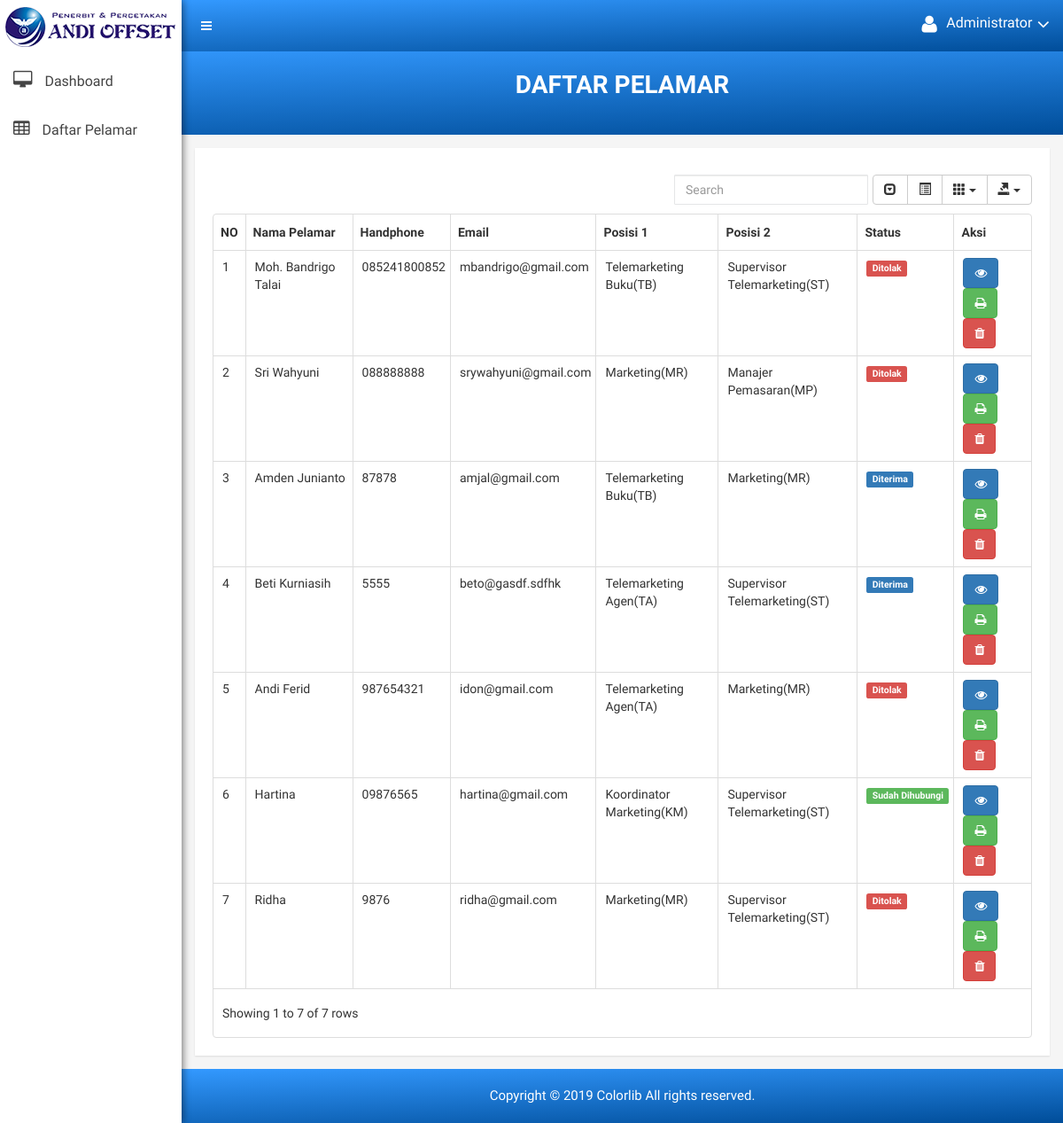
Page /admin/data-pelamar.php on the committed database.
### tables this page shows
CREATE TABLE `data_lamaran` (
  `id_lamaran` int(10) UNSIGNED NOT NULL,
  `id_pelamar` int(10) UNSIGNED NOT NULL,
  `posisi1` varchar(100) NOT NULL,
  `posisi2` varchar(100) NOT NULL,
  `penempatan` varchar(100) NOT NULL,
  `gaji` varchar(20) NOT NULL,
  `kekurangan` text NOT NULL,
  `kelebihan` text NOT NULL,
  `bisa_kendaraan` char(6) NOT NULL,
  `punya_sim` char(10) NOT NULL,
  `upload_sim` varchar(100) NOT NULL,
  `info_lowongan` varchar(100) DEFAULT NULL,
  `kenalan` varchar(100) DEFAULT NULL,
  `pekerjaan_sampingan` char(6) DEFAULT NULL,
  `nama_usaha` varchar(100) DEFAULT NULL,
  `tahun_mulai` year(4) DEFAULT NULL,
  `posisi_sampingan` varchar(100) DEFAULT NULL,
  `bidang_sampingan` varchar(100) DEFAULT NULL,
  `terlibat_kejahatan` char(6) NOT NULL,
  `upload_skck` varchar(100) NOT NULL,
  `kebiasaan_disukai` varchar(100) NOT NULL,
  `mulai_kerja` varchar(100) NOT NULL,
  `keperluan_mendesak` varchar(100) DEFAULT NULL,
  `moody` char(6) DEFAULT NULL,
  `pengalaman_hidup` text
);

CREATE TABLE `data_pribadi` (
  `id_pelamar` int(11) UNSIGNED NOT NULL,
  `nama_pelamar` varchar(100) NOT NULL,
  `tempat_lahir` varchar(100) NOT NULL,
  `tgl_lahir` date NOT NULL,
  `jenis_kelamin` char(2) NOT NULL,
  `alamat_ktp` text NOT NULL,
  `alamat_domisili` text NOT NULL,
  `no_handphone` varchar(20) NOT NULL,
  `email` varchar(100) NOT NULL,
  `status_lamaran` varchar(20) NOT NULL DEFAULT 'Belum Dihubungi'
);

### config/base-url.php (called while the page is built)
<?php
	$baseUrl = 'http://localhost/andi_offset/'
?>

### admin/data-pelamar.php (the view, shortened to what this page needs)
<?php
include('../config/config.php');
include('../config/base-url.php');
$query  = "SELECT * FROM data_pribadi dp INNER JOIN data_lamaran dl WHERE dp.id_pelamar = dl.id_pelamar";
$hasil = mysqli_query($db, $query);
?>
<!doctype html>
<html class="no-js" lang="en">
<head>
      <link rel="stylesheet" href="css/bootstrap.min.css">
      <link rel="stylesheet" href="css/font-awesome.min.css">
      <link rel="stylesheet" href="css/owl.carousel.css">
      <link rel="stylesheet" href="css/owl.theme.css">
      <link rel="stylesheet" href="css/owl.transitions.css">
      <link rel="stylesheet" href="css/animate.css">
      <link rel="stylesheet" href="css/normalize.css">
      <link rel="stylesheet" href="css/meanmenu.min.css">
      <link rel="stylesheet" href="css/main.css">
      <link rel="stylesheet" href="css/morrisjs/morris.css">
      <link rel="stylesheet" href="css/scrollbar/jquery.mCustomScrollbar.min.css">
      <link rel="stylesheet" href="css/metisMenu/metisMenu.min.css">
      <link rel="stylesheet" href="css/metisMenu/metisMenu-vertical.css">
      <link rel="stylesheet" href="css/calendar/fullcalendar.min.css">
      <link rel="stylesheet" href="css/calendar/fullcalendar.print.min.css">
      <link rel="stylesheet" href="css/editor/select2.css">
      <link rel="stylesheet" href="css/editor/datetimepicker.css">
      <link rel="stylesheet" href="css/editor/bootstrap-editable.css">
      <link rel="stylesheet" href="css/editor/x-editor-style.css">
      <link rel="stylesheet" href="css/data-table/bootstrap-table.css">
      <link rel="stylesheet" href="css/data-table/bootstrap-editable.css">
        <link rel="stylesheet" href="css/modals.css">
      <link rel="stylesheet" href="css/style.css">
      <link rel="stylesheet" href="css/responsive.css">
  </head>
  <body>
        <div class="left-sidebar-pro">
            <nav id="sidebar" class="">
                <div class="sidebar-header">
                    <a href="#"><img class="main-logo" src="img/logoandi.png" alt="" /></a>
                </div>
                <div class="left-custom-menu-adp-wrap comment-scrollbar">
                    <nav class="sidebar-nav left-sidebar-menu-pro">
                        <ul class="metismenu" id="menu1">
                            <li>
                                <a href="<?= $baseUrl ?>/admin"><i class="fa big-icon fa-desktop icon-wrap"></i>
                                  <span class="mini-click-non">Dashboard</span>
                              </a>
                          </li>
                          <li>
                            <a href="<?= $baseUrl ?>admin/data-pelamar.php" aria-hidden="true"><i class="fa big-icon fa-table icon-wrap"></i>
                                <span class="mini-click-non">Daftar Pelamar</span>
                            </a>
                        </li>
                    </ul>
                </nav>
            </div>
        </nav>
    </div>
    <div class="all-content-wrapper">
        <div class="container-fluid">
            <div class="row">
                <div class="col-lg-12 col-md-12 col-sm-12 col-xs-12">
                    <div class="logo-pro">
                        <a href="index.html"><img class="main-logo" src="img/logo/logo.png" alt="" /></a>
                    </div>
                </div>
            </div>
        </div>
        <div class="header-advance-area">
            <div class="header-top-area">
                <div class="container-fluid">
                    <div class="row">
                        <div class="col-lg-12 col-md-12 col-sm-12 col-xs-12">
                            <div class="header-top-wraper">
                                <div class="row">
                                    <div class="col-lg-1 col-md-0 col-sm-1 col-xs-12">
                                        <div class="menu-switcher-pro">
                                            <button type="button" id="sidebarCollapse" class="btn bar-button-pro header-drl-controller-btn btn-info navbar-btn">
                                               <i class="fa fa-bars"></i>
                                           </button>
                                       </div>
                                   </div>
                                   <div class="col-lg-5 col-md-5 col-sm-12 col-xs-12">
                                    <div class="header-right-info">
                                        <ul class="nav navbar-nav mai-top-nav header-right-menu">
                                            <li class="nav-item">
                                                <a href="#" data-toggle="dropdown" role="button" aria-expanded="false" class="nav-link dropdown-toggle">
                                                 <i class="fa fa-user adminpro-user-rounded header-riht-inf" aria-hidden="true"></i>
                                                 <span class="admin-name">Administrator</span>
                                                 <i class="fa fa-angle-down adminpro-icon adminpro-down-arrow"></i>
                                             </a>
                                        </li>
                                    </ul>
                                </div>
                            </div>
                        </div>
                    </div>
                </div>
            </div>
        </div>
    </div>
    <div class="breadcome-area">
        <div class="container-fluid">
            <div class="row">
                <div class="col-lg-12 col-md-12 col-sm-12 col-xs-12">
                    <div class="breadcome-list single-page-breadcome">
                        <div class="row">
                            <div class="col-lg-12 col-md-12 col-sm-12 col-xs-12">
                                <h1 style="color:white; text-align: center;">DAFTAR PELAMAR</h1>
                            </div>
                        </div>
                    </div>
                </div>
            </div>
        </div>
    </div>
</div>
<div class="data-table-area mg-tb-15" style="min-height: 450px">
    <div class="container-fluid">
        <div class="row">
            <div class="col-lg-12 col-md-12 col-sm-12 col-xs-12">
                <div class="sparkline13-list">
                    <div class="sparkline13-graph">
                        <div class="datatable-dashv1-list custom-datatable-overright">
                            <table id="table" data-toggle="table" data-pagination="true" data-search="true" data-show-columns="true" data-show-pagination-switch="true" data-key-events="true" data-show-toggle="true" data-resizable="true" data-cookie="true"
                            data-cookie-id-table="saveId" data-show-export="true" data-click-to-select="true" data-toolbar="#toolbar">
                            <thead>
                                <tr>
                                    <th data-field="id">NO</th>
                                    <th data-field="name">Nama Pelamar</th>
                                    <th data-field="hp">Handphone</th>
                                    <th data-field="email">Email</th>
                                    <th data-field="pos1">Posisi 1</th>
                                    <th data-field="pos2">Posisi 2</th>
                                    <th data-field="status">Status</th>
                                    <th data-field="action">Aksi</th>
                                </tr>
                            </thead>
                            <tbody>
                                <?php
                                $i =1;
                                $label='';
                                foreach ($hasil as $row){
                                    ?>
                                    <tr id="baris<?= $row['id_pelamar'] ?>">
                                        <td><?= $i++ ?></td>
                                        <td><?= $row['nama_pelamar'] ?></td>
                                        <td><?= $row['no_handphone'] ?></td>
                                        <td><?= $row['email'] ?></td>
                                        <td><?= $row['posisi1'] ?></td>
                                        <td><?= $row['posisi2'] ?></td>
                                        <td><?php
                                        if($row['status_lamaran']=='Belum Dihubungi')
                                          $label='label-warning';
                                        else if($row['status_lamaran']=='Sudah Dihubungi')
                                          $label='label-success';
                                        else if($row['status_lamaran']=='Diterima')
                                          $label='label-primary';
                                        else if($row['status_lamaran']=='Ditolak')
                                          $label='label-danger';
                                        echo "<span id='status".$row['id_pelamar']."' class='label $label'>".$row['status_lamaran']."</span>";
                                        ?>
                                        </td>
                                        <td>
                                            <a title="Lihat Detail" id="<?=  $row['id_pelamar']?>" href="#" class="btn btn-primary tombol_detail" data-toggle="modal" data-target="#PrimaryModalalert"><i class="fa fa-eye"  style="color: white;"></i></a>
                                            <a title="Cetak Data Pelamar" href="../function/print.php?id=<?= $row['id_pelamar'] ?>" class="btn btn-success"><i class="fa fa-print"  style="color: white;"></i></a>
                                            <a title="Hapus Data Pelamar" href="#" class="btn btn-danger"><i class="fa fa-trash"  style="color: white;"></i></a>
                                        </td>
                                    </tr>
                                    <?php
                                }
                                ?>
                            </tbody>
                        </table>
                    </div>
                </div>
            </div>
        </div>
    </div>
</div>
</div>
<div class="footer-copyright-area">
    <div class="container-fluid">
        <div class="row">
            <div class="col-lg-12">
                <div class="footer-copy-right">
                    <p>Copyright © 2019 <a href="https://colorlib.com/wp/templates/">Colorlib</a> All rights reserved.</p>
                </div>
            </div>
        </div>
    </div>
</div>
</div>
</body>
</html>

### admin/css/main.css (style rules this page uses)
html { color: #222; font-size: 1em; line-height: 1.4; }
audio, canvas, iframe, img, svg, video { vertical-align: middle; }

### admin/css/metisMenu/metisMenu-vertical.css (style rules this page uses)
.sidebar-nav { background: #fff; }
.sidebar-nav ul { padding: 0; margin: 0; list-style: none; background: #f5f5f5; }
.sidebar-nav .metismenu { background: #fff; display: -webkit-box; display: -ms-flexbox; display: flex; -webkit-box-orient: vertical; -webkit-box-direction: normal; -ms-flex-direction: column; flex-direction: column; }
.sidebar-nav .metismenu li + li { margin-top: 5px; }
.sidebar-nav .metismenu li:first-child { margin-top: 5px; }
.sidebar-nav .metismenu li:last-child { margin-bottom: 5px; }
.sidebar-nav .metismenu > li { display: -webkit-box; display: -ms-flexbox; display: flex; -webkit-box-orient: vertical; -webkit-box-direction: normal; -ms-flex-direction: column; flex-direction: column; position: relative; }
.sidebar-nav .metismenu a { position: relative; display: block; padding: 13px 15px; color: #444; outline-width: 0; transition: all .3s ease-out; font-size:16px; }
.sidebar-nav .metismenu li .icon-wrap { margin-right:10px; font-size:20px; }

### rows in the picture
data_lamaran: id_pelamar.nama_pelamar "Moh. Bandrigo Talai", id_pelamar.no_handphone "085241800852", id_pelamar.email "mbandrigo@gmail.com", posisi1 "Telemarketing Buku(TB)", posisi2 "Supervisor Telemarketing(ST)", id_pelamar.status_lamaran "Ditolak"
data_lamaran: id_pelamar.nama_pelamar "Sri Wahyuni", id_pelamar.no_handphone "088888888", id_pelamar.email "srywahyuni@gmail.com", posisi1 "Marketing(MR)", posisi2 "Manajer Pemasaran(MP)", id_pelamar.status_lamaran "Ditolak"
data_lamaran: id_pelamar.nama_pelamar "Amden Junianto", id_pelamar.no_handphone "87878", id_pelamar.email "amjal@gmail.com", posisi1 "Telemarketing Buku(TB)", posisi2 "Marketing(MR)", id_pelamar.status_lamaran "Diterima"
data_lamaran: id_pelamar.nama_pelamar "Beti Kurniasih", id_pelamar.no_handphone "5555", id_pelamar.email "beto@gasdf.sdfhk", posisi1 "Telemarketing Agen(TA)", posisi2 "Supervisor Telemarketing(ST)", id_pelamar.status_lamaran "Diterima"
data_lamaran: id_pelamar.nama_pelamar "Andi Ferid", id_pelamar.no_handphone "987654321", id_pelamar.email "idon@gmail.com", posisi1 "Telemarketing Agen(TA)", posisi2 "Marketing(MR)", id_pelamar.status_lamaran "Ditolak"
data_lamaran: id_pelamar.nama_pelamar "Hartina", id_pelamar.no_handphone "09876565", id_pelamar.email "hartina@gmail.com", posisi1 "Koordinator Marketing(KM)", posisi2 "Supervisor Telemarketing(ST)", id_pelamar.status_lamaran "Sudah Dihubungi"
data_lamaran: id_pelamar.nama_pelamar "Ridha", id_pelamar.no_handphone "9876", id_pelamar.email "ridha@gmail.com", posisi1 "Marketing(MR)", posisi2 "Supervisor Telemarketing(ST)", id_pelamar.status_lamaran "Ditolak"
